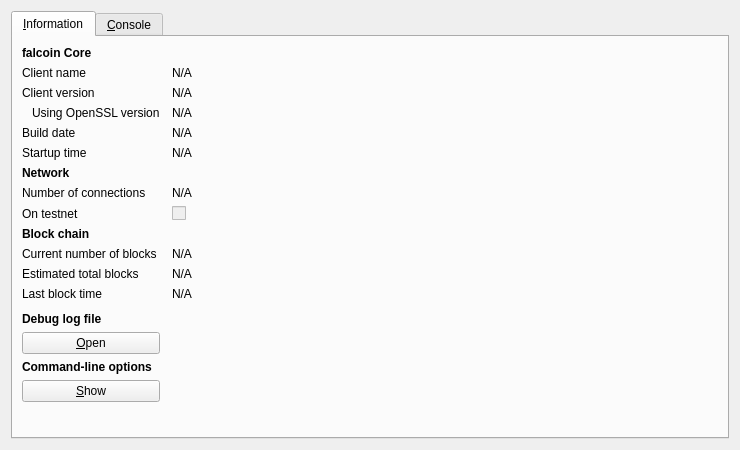
<?xml version="1.0" encoding="UTF-8"?>
<ui version="4.0">
 <class>RPCConsole</class>
 <widget class="QDialog" name="RPCConsole">
  <property name="geometry">
   <rect>
    <x>0</x>
    <y>0</y>
    <width>740</width>
    <height>450</height>
   </rect>
  </property>
  <property name="windowTitle">
   <string>falcoin - Debug window</string>
  </property>
  <layout class="QVBoxLayout" name="verticalLayout_2">
   <item>
    <widget class="QTabWidget" name="tabWidget">
     <property name="currentIndex">
      <number>0</number>
     </property>
     <widget class="QWidget" name="tab_info">
      <attribute name="title">
       <string>&amp;Information</string>
      </attribute>
      <layout class="QGridLayout" name="gridLayout" columnstretch="0,1">
       <property name="horizontalSpacing">
        <number>12</number>
       </property>
       <item row="0" column="0">
        <widget class="QLabel" name="label_9">
         <property name="font">
          <font>
           <weight>75</weight>
           <bold>true</bold>
          </font>
         </property>
         <property name="text">
          <string>falcoin Core</string>
         </property>
        </widget>
       </item>
       <item row="1" column="0">
        <widget class="QLabel" name="label_5">
         <property name="text">
          <string>Client name</string>
         </property>
        </widget>
       </item>
       <item row="1" column="1">
        <widget class="QLabel" name="clientName">
         <property name="cursor">
          <cursorShape>IBeamCursor</cursorShape>
         </property>
         <property name="text">
          <string>N/A</string>
         </property>
         <property name="textFormat">
          <enum>Qt::PlainText</enum>
         </property>
         <property name="textInteractionFlags">
          <set>Qt::LinksAccessibleByMouse|Qt::TextSelectableByKeyboard|Qt::TextSelectableByMouse</set>
         </property>
        </widget>
       </item>
       <item row="2" column="0">
        <widget class="QLabel" name="label_6">
         <property name="text">
          <string>Client version</string>
         </property>
        </widget>
       </item>
       <item row="2" column="1">
        <widget class="QLabel" name="clientVersion">
         <property name="cursor">
          <cursorShape>IBeamCursor</cursorShape>
         </property>
         <property name="text">
          <string>N/A</string>
         </property>
         <property name="textFormat">
          <enum>Qt::PlainText</enum>
         </property>
         <property name="textInteractionFlags">
          <set>Qt::LinksAccessibleByMouse|Qt::TextSelectableByKeyboard|Qt::TextSelectableByMouse</set>
         </property>
        </widget>
       </item>
       <item row="3" column="0">
        <widget class="QLabel" name="label_14">
         <property name="text">
          <string>Using OpenSSL version</string>
         </property>
         <property name="indent">
          <number>10</number>
         </property>
        </widget>
       </item>
       <item row="3" column="1">
        <widget class="QLabel" name="openSSLVersion">
         <property name="cursor">
          <cursorShape>IBeamCursor</cursorShape>
         </property>
         <property name="text">
          <string>N/A</string>
         </property>
         <property name="textFormat">
          <enum>Qt::PlainText</enum>
         </property>
         <property name="textInteractionFlags">
          <set>Qt::LinksAccessibleByMouse|Qt::TextSelectableByKeyboard|Qt::TextSelectableByMouse</set>
         </property>
        </widget>
       </item>
       <item row="4" column="0">
        <widget class="QLabel" name="label_12">
         <property name="text">
          <string>Build date</string>
         </property>
        </widget>
       </item>
       <item row="4" column="1">
        <widget class="QLabel" name="buildDate">
         <property name="cursor">
          <cursorShape>IBeamCursor</cursorShape>
         </property>
         <property name="text">
          <string>N/A</string>
         </property>
         <property name="textFormat">
          <enum>Qt::PlainText</enum>
         </property>
         <property name="textInteractionFlags">
          <set>Qt::LinksAccessibleByMouse|Qt::TextSelectableByKeyboard|Qt::TextSelectableByMouse</set>
         </property>
        </widget>
       </item>
       <item row="5" column="0">
        <widget class="QLabel" name="label_13">
         <property name="text">
          <string>Startup time</string>
         </property>
        </widget>
       </item>
       <item row="5" column="1">
        <widget class="QLabel" name="startupTime">
         <property name="cursor">
          <cursorShape>IBeamCursor</cursorShape>
         </property>
         <property name="text">
          <string>N/A</string>
         </property>
         <property name="textFormat">
          <enum>Qt::PlainText</enum>
         </property>
         <property name="textInteractionFlags">
          <set>Qt::LinksAccessibleByMouse|Qt::TextSelectableByKeyboard|Qt::TextSelectableByMouse</set>
         </property>
        </widget>
       </item>
       <item row="6" column="0">
        <widget class="QLabel" name="label_11">
         <property name="font">
          <font>
           <weight>75</weight>
           <bold>true</bold>
          </font>
         </property>
         <property name="text">
          <string>Network</string>
         </property>
        </widget>
       </item>
       <item row="7" column="0">
        <widget class="QLabel" name="label_7">
         <property name="text">
          <string>Number of connections</string>
         </property>
        </widget>
       </item>
       <item row="7" column="1">
        <widget class="QLabel" name="numberOfConnections">
         <property name="cursor">
          <cursorShape>IBeamCursor</cursorShape>
         </property>
         <property name="text">
          <string>N/A</string>
         </property>
         <property name="textFormat">
          <enum>Qt::PlainText</enum>
         </property>
         <property name="textInteractionFlags">
          <set>Qt::LinksAccessibleByMouse|Qt::TextSelectableByKeyboard|Qt::TextSelectableByMouse</set>
         </property>
        </widget>
       </item>
       <item row="8" column="0">
        <widget class="QLabel" name="label_8">
         <property name="text">
          <string>On testnet</string>
         </property>
        </widget>
       </item>
       <item row="8" column="1">
        <widget class="QCheckBox" name="isTestNet">
         <property name="enabled">
          <bool>false</bool>
         </property>
         <property name="text">
          <string/>
         </property>
        </widget>
       </item>
       <item row="9" column="0">
        <widget class="QLabel" name="label_10">
         <property name="font">
          <font>
           <weight>75</weight>
           <bold>true</bold>
          </font>
         </property>
         <property name="text">
          <string>Block chain</string>
         </property>
        </widget>
       </item>
       <item row="10" column="0">
        <widget class="QLabel" name="label_3">
         <property name="text">
          <string>Current number of blocks</string>
         </property>
        </widget>
       </item>
       <item row="10" column="1">
        <widget class="QLabel" name="numberOfBlocks">
         <property name="cursor">
          <cursorShape>IBeamCursor</cursorShape>
         </property>
         <property name="text">
          <string>N/A</string>
         </property>
         <property name="textFormat">
          <enum>Qt::PlainText</enum>
         </property>
         <property name="textInteractionFlags">
          <set>Qt::LinksAccessibleByMouse|Qt::TextSelectableByKeyboard|Qt::TextSelectableByMouse</set>
         </property>
        </widget>
       </item>
       <item row="11" column="0">
        <widget class="QLabel" name="label_4">
         <property name="text">
          <string>Estimated total blocks</string>
         </property>
        </widget>
       </item>
       <item row="11" column="1">
        <widget class="QLabel" name="totalBlocks">
         <property name="cursor">
          <cursorShape>IBeamCursor</cursorShape>
         </property>
         <property name="text">
          <string>N/A</string>
         </property>
         <property name="textFormat">
          <enum>Qt::PlainText</enum>
         </property>
         <property name="textInteractionFlags">
          <set>Qt::LinksAccessibleByMouse|Qt::TextSelectableByKeyboard|Qt::TextSelectableByMouse</set>
         </property>
        </widget>
       </item>
       <item row="12" column="0">
        <widget class="QLabel" name="label_2">
         <property name="text">
          <string>Last block time</string>
         </property>
        </widget>
       </item>
       <item row="12" column="1">
        <widget class="QLabel" name="lastBlockTime">
         <property name="cursor">
          <cursorShape>IBeamCursor</cursorShape>
         </property>
         <property name="text">
          <string>N/A</string>
         </property>
         <property name="textFormat">
          <enum>Qt::PlainText</enum>
         </property>
         <property name="textInteractionFlags">
          <set>Qt::LinksAccessibleByMouse|Qt::TextSelectableByKeyboard|Qt::TextSelectableByMouse</set>
         </property>
        </widget>
       </item>
       <item row="13" column="0">
        <spacer name="verticalSpacer_2">
         <property name="orientation">
          <enum>Qt::Vertical</enum>
         </property>
         <property name="sizeHint" stdset="0">
          <size>
           <width>20</width>
           <height>20</height>
          </size>
         </property>
        </spacer>
       </item>
       <item row="14" column="0">
        <widget class="QLabel" name="labelDebugLogfile">
         <property name="font">
          <font>
           <weight>75</weight>
           <bold>true</bold>
          </font>
         </property>
         <property name="text">
          <string>Debug log file</string>
         </property>
        </widget>
       </item>
       <item row="15" column="0">
        <widget class="QPushButton" name="openDebugLogfileButton">
         <property name="toolTip">
          <string>Open the falcoin debug log file from the current data directory. This can take a few seconds for large log files.</string>
         </property>
         <property name="text">
          <string>&amp;Open</string>
         </property>
         <property name="autoDefault">
          <bool>false</bool>
         </property>
        </widget>
       </item>
       <item row="16" column="0">
        <widget class="QLabel" name="labelCLOptions">
         <property name="font">
          <font>
           <weight>75</weight>
           <bold>true</bold>
          </font>
         </property>
         <property name="text">
          <string>Command-line options</string>
         </property>
        </widget>
       </item>
       <item row="17" column="0">
        <widget class="QPushButton" name="showCLOptionsButton">
         <property name="toolTip">
          <string>Show the falcoin-Qt help message to get a list with possible falcoin command-line options.</string>
         </property>
         <property name="text">
          <string>&amp;Show</string>
         </property>
         <property name="autoDefault">
          <bool>false</bool>
         </property>
        </widget>
       </item>
       <item row="18" column="0">
        <spacer name="verticalSpacer">
         <property name="orientation">
          <enum>Qt::Vertical</enum>
         </property>
         <property name="sizeHint" stdset="0">
          <size>
           <width>20</width>
           <height>40</height>
          </size>
         </property>
        </spacer>
       </item>
      </layout>
     </widget>
     <widget class="QWidget" name="tab_console">
      <attribute name="title">
       <string>&amp;Console</string>
      </attribute>
      <layout class="QVBoxLayout" name="verticalLayout_3">
       <property name="spacing">
        <number>3</number>
       </property>
       <item>
        <widget class="QTextEdit" name="messagesWidget">
         <property name="minimumSize">
          <size>
           <width>0</width>
           <height>100</height>
          </size>
         </property>
         <property name="readOnly">
          <bool>true</bool>
         </property>
         <property name="tabKeyNavigation" stdset="0">
          <bool>false</bool>
         </property>
         <property name="columnCount" stdset="0">
          <number>2</number>
         </property>
        </widget>
       </item>
       <item>
        <layout class="QHBoxLayout" name="horizontalLayout">
         <property name="spacing">
          <number>3</number>
         </property>
         <item>
          <widget class="QLabel" name="label">
           <property name="text">
            <string notr="true">&gt;</string>
           </property>
          </widget>
         </item>
         <item>
          <widget class="QLineEdit" name="lineEdit"/>
         </item>
         <item>
          <widget class="QPushButton" name="clearButton">
           <property name="maximumSize">
            <size>
             <width>24</width>
             <height>24</height>
            </size>
           </property>
           <property name="toolTip">
            <string>Clear console</string>
           </property>
           <property name="text">
            <string/>
           </property>
           <property name="icon">
            <iconset resource="../falcoin.qrc">
             <normaloff>:/icons/remove</normaloff>:/icons/remove</iconset>
           </property>
           <property name="shortcut">
            <string notr="true">Ctrl+L</string>
           </property>
           <property name="autoDefault">
            <bool>false</bool>
           </property>
          </widget>
         </item>
        </layout>
       </item>
      </layout>
     </widget>
    </widget>
   </item>
  </layout>
 </widget>
 <resources>
  <include location="../falcoin.qrc"/>
 </resources>
 <connections/>
</ui>
